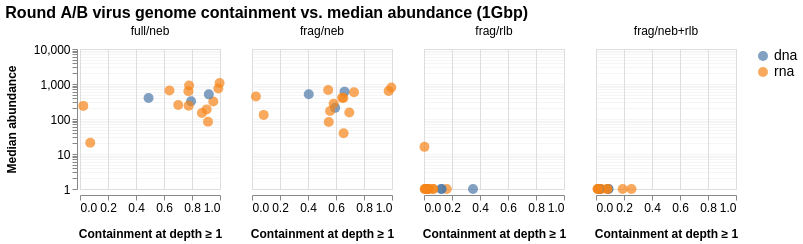

The cell this chart's notebook holds for it:
### Code cell
query_df = (
    pd.read_csv("query.viruses.1G.tsv", sep="\t")
    .query("sample in @highest_yielding_samples_core")
    .query("target != 'TOTAL'")
    .merge(zmrp_df[["name", "category", "genome"]], left_on="target", right_on="name")
    .drop(columns="name")
    .merge(samples_df[["run_name", "full_name", "condition", "replicate"]], left_on="sample", right_on="full_name")
    .drop(columns="full_name")
    .query("run_name == 'Round A/B'")
    .query("median_nz_abundance > 0")

)

col_order = ['full/neb', 'frag/neb', 'frag/rlb', 'frag/neb+rlb']

chart = (
    alt.Chart(query_df)
    .mark_circle(size=100)
    .encode(
        x=alt.X('containment1:Q', 
                title='Containment at depth ≥ 1', 
                scale=alt.Scale(domain=[0, 1])),
        y=alt.Y('median_nz_abundance:Q',
                scale=alt.Scale(type='log'),
                title='Median abundance',
        axis=alt.Axis(gridOpacity=0.3, tickCount=5)),  # Add this line
        color=alt.Color('genome:N', 
                        title='',
                        sort=['dna', 'rna']),
        tooltip=[
            alt.Tooltip('target:N', title='Target'),
            alt.Tooltip('sample:N', title=''),
            alt.Tooltip('protocol:N', title='Protocol'),
            alt.Tooltip('genome:N', title='Genome'),
            alt.Tooltip('containment1:Q', title='Containment', format='.2f'),
            alt.Tooltip('containment1_hits:Q', title='K-mer hits'),
            alt.Tooltip('median_nz_abundance:Q', title='Median abundance'),
            alt.Tooltip('total_syncmers:Q', title='Total syncmers', format=','),
        ]
    )
    .properties(width=140, height=140)
    .facet(
        column=alt.Column('condition:N', 
                          title='',
                          sort=col_order,
                          header=alt.Header(labelFontSize=12, titleFontSize=14)),
    )
    .properties(title='Round A/B virus genome containment vs. median abundance (1Gbp)')
    .configure_axis(labelFontSize=12, titleFontSize=12)
)
chart.save("roundab-1x4.png", scale_factor=2)
chart

### Figure 1 — Vega-Lite specification as saved in the notebook (floating-point values rounded to 4 significant figures)
{"config": {"title": {"fontSize": 16}, "axis": {"labelFontSize": 12, "titleFontSize": 12, "titlePadding": 15}, "header": {"labelFontSize": 14, "titleFontSize": 18}, "legend": {"labelFontSize": 14, "titleFontSize": 14}}, "data": {"name": "data-9790039abe2cd2514f9e72668278e5e5"}, "facet": {"column": {"field": "condition", "header": {"labelFontSize": 12, "titleFontSize": 14}, "sort": ["full/neb", "frag/neb", "frag/rlb", "frag/neb+rlb"], "title": "", "type": "nominal"}}, "spec": {"mark": {"type": "circle", "size": 100}, "encoding": {"color": {"field": "genome", "sort": ["dna", "rna"], "title": "", "type": "nominal"}, "tooltip": [{"field": "target", "title": "Target", "type": "nominal"}, {"field": "sample", "title": "", "type": "nominal"}, {"field": "protocol", "title": "Protocol", "type": "nominal"}, {"field": "genome", "title": "Genome", "type": "nominal"}, {"field": "containment1", "format": ".2f", "title": "Containment", "type": "quantitative"}, {"field": "containment1_hits", "title": "K-mer hits", "type": "quantitative"}, {"field": "median_nz_abundance", "title": "Median abundance", "type": "quantitative"}, {"field": "total_syncmers", "format": ",", "title": "Total syncmers", "type": "quantitative"}], "x": {"field": "containment1", "scale": {"domain": [0, 1]}, "title": "Containment at depth ≥ 1", "type": "quantitative"}, "y": {"axis": {"gridOpacity": 0.3, "tickCount": 5}, "field": "median_nz_abundance", "scale": {"type": "log"}, "title": "Median abundance", "type": "quantitative"}}, "height": 140, "width": 140}, "title": "Round A/B virus genome containment vs. median abundance (1Gbp)", "$schema": "https://vega.github.io/schema/vega-lite/v6.1.0.json", "datasets": {"data-9790039abe2cd2514f9e72668278e5e5": [{"target": "HPIV-2", "sample": "roundab/full/neb/2", "containment1": 0.997, "containment1_hits": 669, "containment10": 0.9881, "containment10_hits": 663, "target_length": 15654, "target_kmers": 671, "median_nz_abundance": 1070, "category": "rna-virus", "genome": "rna", "run_name": "Round A/B", "condition": "full/neb", "replicate": "2"}, {"target": "HPIV-3", "sample": "roundab/full/neb/2", "containment1": 0.9881, "containment1_hits": 663, "containment10": 0.9866, "containment10_hits": 662, "target_length": 15382, "target_kmers": 671, "median_nz_abundance": 748, "category": "rna-virus", "genome": "rna", "run_name": "Round A/B", "condition": "full/neb", "replicate": "2"}, {"target": "HRV-1A", "sample": "roundab/full/neb/2", "containment1": 0.9522, "containment1_hits": 299, "containment10": 0.9299, "containment10_hits": 292, "target_length": 7096, "target_kmers": 314, "median_nz_abundance": 315, "category": "rna-virus", "genome": "rna", "run_name": "Round A/B", "condition": "full/neb", "replicate": "2"}, {"target": "AdV-3", "sample": "roundab/full/neb/2", "containment1": 0.9202, "containment1_hits": 1419, "containment10": 0.8833, "containment10_hits": 1362, "target_length": 35072, "target_kmers": 1542, "median_nz_abundance": 506, "category": "dna-virus", "genome": "dna", "run_name": "Round A/B", "condition": "full/neb", "replicate": "2"}, {"target": "RSV-A", "sample": "roundab/full/neb/2", "containment1": 0.9143, "containment1_hits": 587, "containment10": 0.8583, "containment10_hits": 551, "target_length": 14855, "target_kmers": 642, "median_nz_abundance": 83, "category": "rna-virus", "genome": "rna", "run_name": "Round A/B", "condition": "full/neb", "replicate": "2"}, {"target": "HMPV", "sample": "roundab/full/neb/2", "containment1": 0.9046, "containment1_hits": 512, "containment10": 0.8816, "containment10_hits": 499, "target_length": 13149, "target_kmers": 566, "median_nz_abundance": 188, "category": "rna-virus", "genome": "rna", "run_name": "Round A/B", "condition": "full/neb", "replicate": "2"}, {"target": "HPIV-4", "sample": "roundab/full/neb/2", "containment1": 0.8708, "containment1_hits": 640, "containment10": 0.7701, "containment10_hits": 566, "target_length": 17132, "target_kmers": 735, "median_nz_abundance": 149, "category": "rna-virus", "genome": "rna", "run_name": "Round A/B", "condition": "full/neb", "replicate": "2"}, {"target": "AdV-1", "sample": "roundab/full/neb/2", "containment1": 0.7934, "containment1_hits": 1221, "containment10": 0.7037, "containment10_hits": 1083, "target_length": 35676, "target_kmers": 1539, "median_nz_abundance": 321, "category": "dna-virus", "genome": "dna", "run_name": "Round A/B", "condition": "full/neb", "replicate": "2"}, {"target": "Flu-A-H1N1-NC", "sample": "roundab/full/neb/2", "containment1": 0.7791, "containment1_hits": 448, "containment10": 0.7426, "containment10_hits": 427, "target_length": 13292, "target_kmers": 575, "median_nz_abundance": 908, "category": "rna-virus", "genome": "rna", "run_name": "Round A/B", "condition": "full/neb", "replicate": "2"}, {"target": "HPIV-1", "sample": "roundab/full/neb/2", "containment1": 0.7761, "containment1_hits": 527, "containment10": 0.7437, "containment10_hits": 505, "target_length": 15412, "target_kmers": 679, "median_nz_abundance": 241, "category": "rna-virus", "genome": "rna", "run_name": "Round A/B", "condition": "full/neb", "replicate": "2"}, {"target": "Flu-A-H1N1-NY", "sample": "roundab/full/neb/2", "containment1": 0.7745, "containment1_hits": 443, "containment10": 0.7185, "containment10_hits": 411, "target_length": 13130, "target_kmers": 572, "median_nz_abundance": 618, "category": "rna-virus", "genome": "rna", "run_name": "Round A/B", "condition": "full/neb", "replicate": "2"}, {"target": "Flu-B", "sample": "roundab/full/neb/2", "containment1": 0.7018, "containment1_hits": 433, "containment10": 0.6807, "containment10_hits": 420, "target_length": 14222, "target_kmers": 617, "median_nz_abundance": 250, "category": "rna-virus", "genome": "rna", "run_name": "Round A/B", "condition": "full/neb", "replicate": "2"}, {"target": "Flu-A-H3N2", "sample": "roundab/full/neb/2", "containment1": 0.639, "containment1_hits": 370, "containment10": 0.5838, "containment10_hits": 338, "target_length": 13290, "target_kmers": 579, "median_nz_abundance": 652, "category": "rna-virus", "genome": "rna", "run_name": "Round A/B", "condition": "full/neb", "replicate": "2"}, {"target": "AdV-31", "sample": "roundab/full/neb/2", "containment1": 0.4898, "containment1_hits": 720, "containment10": 0.4408, "containment10_hits": 648, "target_length": 33755, "target_kmers": 1470, "median_nz_abundance": 398, "category": "dna-virus", "genome": "dna", "run_name": "Round A/B", "condition": "full/neb", "replicate": "2"}, {"target": "HCoV-229E", "sample": "roundab/full/neb/2", "containment1": 0.07309, "containment1_hits": 85, "containment10": 0.05933, "containment10_hits": 69, "target_length": 26841, "target_kmers": 1163, "median_nz_abundance": 21, "category": "rna-virus", "genome": "rna", "run_name": "Round A/B", "condition": "full/neb", "replicate": "2"}, {"target": "SARS-CoV-2", "sample": "roundab/full/neb/2", "containment1": 0.02356, "containment1_hits": 31, "containment10": 0.02356, "containment10_hits": 31, "target_length": 29778, "target_kmers": 1316, "median_nz_abundance": 237, "category": "rna-virus", "genome": "rna", "run_name": "Round A/B", "condition": "full/neb", "replicate": "2"}, {"target": "HPIV-2", "sample": "roundab/frag/neb/1", "containment1": 0.9955, "containment1_hits": 668, "containment10": 0.9955, "containment10_hits": 668, "target_length": 15654, "target_kmers": 671, "median_nz_abundance": 790, "category": "rna-virus", "genome": "rna", "run_name": "Round A/B", "condition": "frag/neb", "replicate": "1"}, {"target": "HPIV-3", "sample": "roundab/frag/neb/1", "containment1": 0.9761, "containment1_hits": 655, "containment10": 0.9761, "containment10_hits": 655, "target_length": 15382, "target_kmers": 671, "median_nz_abundance": 630, "category": "rna-virus", "genome": "rna", "run_name": "Round A/B", "condition": "frag/neb", "replicate": "1"}, {"target": "Flu-A-H1N1-NC", "sample": "roundab/frag/neb/1", "containment1": 0.7287, "containment1_hits": 419, "containment10": 0.6696, "containment10_hits": 385, "target_length": 13292, "target_kmers": 575, "median_nz_abundance": 583, "category": "rna-virus", "genome": "rna", "run_name": "Round A/B", "condition": "frag/neb", "replicate": "1"}, {"target": "HPIV-1", "sample": "roundab/frag/neb/1", "containment1": 0.6951, "containment1_hits": 472, "containment10": 0.595, "containment10_hits": 404, "target_length": 15412, "target_kmers": 679, "median_nz_abundance": 154, "category": "rna-virus", "genome": "rna", "run_name": "Round A/B", "condition": "frag/neb", "replicate": "1"}, {"target": "AdV-3", "sample": "roundab/frag/neb/1", "containment1": 0.6608, "containment1_hits": 1019, "containment10": 0.6089, "containment10_hits": 939, "target_length": 35072, "target_kmers": 1542, "median_nz_abundance": 605, "category": "dna-virus", "genome": "dna", "run_name": "Round A/B", "condition": "frag/neb", "replicate": "1"}, {"target": "RSV-A", "sample": "roundab/frag/neb/1", "containment1": 0.6542, "containment1_hits": 420, "containment10": 0.595, "containment10_hits": 382, "target_length": 14855, "target_kmers": 642, "median_nz_abundance": 39, "category": "rna-virus", "genome": "rna", "run_name": "Round A/B", "condition": "frag/neb", "replicate": "1"}, {"target": "HRV-1A", "sample": "roundab/frag/neb/1", "containment1": 0.6529, "containment1_hits": 205, "containment10": 0.6465, "containment10_hits": 203, "target_length": 7096, "target_kmers": 314, "median_nz_abundance": 396, "category": "rna-virus", "genome": "rna", "run_name": "Round A/B", "condition": "frag/neb", "replicate": "1"}, {"target": "Flu-A-H1N1-NY", "sample": "roundab/frag/neb/1", "containment1": 0.6434, "containment1_hits": 368, "containment10": 0.5682, "containment10_hits": 325, "target_length": 13130, "target_kmers": 572, "median_nz_abundance": 407, "category": "rna-virus", "genome": "rna", "run_name": "Round A/B", "condition": "frag/neb", "replicate": "1"}, {"target": "AdV-1", "sample": "roundab/frag/neb/1", "containment1": 0.5939, "containment1_hits": 914, "containment10": 0.525, "containment10_hits": 808, "target_length": 35676, "target_kmers": 1539, "median_nz_abundance": 208, "category": "dna-virus", "genome": "dna", "run_name": "Round A/B", "condition": "frag/neb", "replicate": "1"}, {"target": "HMPV", "sample": "roundab/frag/neb/1", "containment1": 0.583, "containment1_hits": 330, "containment10": 0.5495, "containment10_hits": 311, "target_length": 13149, "target_kmers": 566, "median_nz_abundance": 272, "category": "rna-virus", "genome": "rna", "run_name": "Round A/B", "condition": "frag/neb", "replicate": "1"}, {"target": "Flu-B", "sample": "roundab/frag/neb/1", "containment1": 0.5575, "containment1_hits": 344, "containment10": 0.4182, "containment10_hits": 258, "target_length": 14222, "target_kmers": 617, "median_nz_abundance": 170, "category": "rna-virus", "genome": "rna", "run_name": "Round A/B", "condition": "frag/neb", "replicate": "1"}, {"target": "HPIV-4", "sample": "roundab/frag/neb/1", "containment1": 0.5483, "containment1_hits": 403, "containment10": 0.5252, "containment10_hits": 386, "target_length": 17132, "target_kmers": 735, "median_nz_abundance": 82, "category": "rna-virus", "genome": "rna", "run_name": "Round A/B", "condition": "frag/neb", "replicate": "1"}, {"target": "Flu-A-H3N2", "sample": "roundab/frag/neb/1", "containment1": 0.544, "containment1_hits": 315, "containment10": 0.4646, "containment10_hits": 269, "target_length": 13290, "target_kmers": 579, "median_nz_abundance": 672, "category": "rna-virus", "genome": "rna", "run_name": "Round A/B", "condition": "frag/neb", "replicate": "1"}, {"target": "AdV-31", "sample": "roundab/frag/neb/1", "containment1": 0.4054, "containment1_hits": 596, "containment10": 0.3789, "containment10_hits": 557, "target_length": 33755, "target_kmers": 1470, "median_nz_abundance": 508, "category": "dna-virus", "genome": "dna", "run_name": "Round A/B", "condition": "frag/neb", "replicate": "1"}, {"target": "HCoV-229E", "sample": "roundab/frag/neb/1", "containment1": 0.0834, "containment1_hits": 97, "containment10": 0.07997, "containment10_hits": 93, "target_length": 26841, "target_kmers": 1163, "median_nz_abundance": 131, "category": "rna-virus", "genome": "rna", "run_name": "Round A/B", "condition": "frag/neb", "replicate": "1"}, {"target": "SARS-CoV-2", "sample": "roundab/frag/neb/1", "containment1": 0.02812, "containment1_hits": 37, "containment10": 0.02812, "containment10_hits": 37, "target_length": 29778, "target_kmers": 1316, "median_nz_abundance": 437, "category": "rna-virus", "genome": "rna", "run_name": "Round A/B", "condition": "frag/neb", "replicate": "1"}, {"target": "AdV-3", "sample": "roundab/frag/rlb/1", "containment1": 0.3502, "containment1_hits": 540, "containment10": 0.0, "containment10_hits": 0, "target_length": 35072, "target_kmers": 1542, "median_nz_abundance": 1, "category": "dna-virus", "genome": "dna", "run_name": "Round A/B", "condition": "frag/rlb", "replicate": "1"}, {"target": "HPIV-2", "sample": "roundab/frag/rlb/1", "containment1": 0.1624, "containment1_hits": 109, "containment10": 0.0, "containment10_hits": 0, "target_length": 15654, "target_kmers": 671, "median_nz_abundance": 1, "category": "rna-virus", "genome": "rna", "run_name": "Round A/B", "condition": "frag/rlb", "replicate": "1"}, {"target": "AdV-1", "sample": "roundab/frag/rlb/1", "containment1": 0.1261, "containment1_hits": 194, "containment10": 0.0, "containment10_hits": 0, "target_length": 35676, "target_kmers": 1539, "median_nz_abundance": 1, "category": "dna-virus", "genome": "dna", "run_name": "Round A/B", "condition": "frag/rlb", "replicate": "1"}, {"target": "AdV-31", "sample": "roundab/frag/rlb/1", "containment1": 0.1231, "containment1_hits": 181, "containment10": 0.0, "containment10_hits": 0, "target_length": 33755, "target_kmers": 1470, "median_nz_abundance": 1, "category": "dna-virus", "genome": "dna", "run_name": "Round A/B", "condition": "frag/rlb", "replicate": "1"}, {"target": "HPIV-3", "sample": "roundab/frag/rlb/1", "containment1": 0.06557, "containment1_hits": 44, "containment10": 0.0, "containment10_hits": 0, "target_length": 15382, "target_kmers": 671, "median_nz_abundance": 1, "category": "rna-virus", "genome": "rna", "run_name": "Round A/B", "condition": "frag/rlb", "replicate": "1"}, {"target": "RSV-A", "sample": "roundab/frag/rlb/1", "containment1": 0.06542, "containment1_hits": 42, "containment10": 0.0, "containment10_hits": 0, "target_length": 14855, "target_kmers": 642, "median_nz_abundance": 1, "category": "rna-virus", "genome": "rna", "run_name": "Round A/B", "condition": "frag/rlb", "replicate": "1"}, {"target": "Flu-B", "sample": "roundab/frag/rlb/1", "containment1": 0.03404, "containment1_hits": 21, "containment10": 0.0, "containment10_hits": 0, "target_length": 14222, "target_kmers": 617, "median_nz_abundance": 1, "category": "rna-virus", "genome": "rna", "run_name": "Round A/B", "condition": "frag/rlb", "replicate": "1"}, {"target": "HMPV", "sample": "roundab/frag/rlb/1", "containment1": 0.03004, "containment1_hits": 17, "containment10": 0.0, "containment10_hits": 0, "target_length": 13149, "target_kmers": 566, "median_nz_abundance": 1, "category": "rna-virus", "genome": "rna", "run_name": "Round A/B", "condition": "frag/rlb", "replicate": "1"}, {"target": "HPIV-1", "sample": "roundab/frag/rlb/1", "containment1": 0.02798, "containment1_hits": 19, "containment10": 0.0, "containment10_hits": 0, "target_length": 15412, "target_kmers": 679, "median_nz_abundance": 1, "category": "rna-virus", "genome": "rna", "run_name": "Round A/B", "condition": "frag/rlb", "replicate": "1"}, {"target": "Flu-A-H1N1-NC", "sample": "roundab/frag/rlb/1", "containment1": 0.02435, "containment1_hits": 14, "containment10": 0.0, "containment10_hits": 0, "target_length": 13292, "target_kmers": 575, "median_nz_abundance": 1, "category": "rna-virus", "genome": "rna", "run_name": "Round A/B", "condition": "frag/rlb", "replicate": "1"}, {"target": "HPIV-4", "sample": "roundab/frag/rlb/1", "containment1": 0.01769, "containment1_hits": 13, "containment10": 0.0, "containment10_hits": 0, "target_length": 17132, "target_kmers": 735, "median_nz_abundance": 1, "category": "rna-virus", "genome": "rna", "run_name": "Round A/B", "condition": "frag/rlb", "replicate": "1"}, {"target": "HRV-1A", "sample": "roundab/frag/rlb/1", "containment1": 0.01592, "containment1_hits": 5, "containment10": 0.0, "containment10_hits": 0, "target_length": 7096, "target_kmers": 314, "median_nz_abundance": 1, "category": "rna-virus", "genome": "rna", "run_name": "Round A/B", "condition": "frag/rlb", "replicate": "1"}, {"target": "HCoV-229E", "sample": "roundab/frag/rlb/1", "containment1": 0.0129, "containment1_hits": 15, "containment10": 0.0, "containment10_hits": 0, "target_length": 26841, "target_kmers": 1163, "median_nz_abundance": 1, "category": "rna-virus", "genome": "rna", "run_name": "Round A/B", "condition": "frag/rlb", "replicate": "1"}, {"target": "Flu-A-H1N1-NY", "sample": "roundab/frag/rlb/1", "containment1": 0.00699, "containment1_hits": 4, "containment10": 0.0, "containment10_hits": 0, "target_length": 13130, "target_kmers": 572, "median_nz_abundance": 1, "category": "rna-virus", "genome": "rna", "run_name": "Round A/B", "condition": "frag/rlb", "replicate": "1"}, {"target": "SARS-CoV-2", "sample": "roundab/frag/rlb/1", "containment1": 0.00456, "containment1_hits": 6, "containment10": 0.0, "containment10_hits": 0, "target_length": 29778, "target_kmers": 1316, "median_nz_abundance": 1, "category": "rna-virus", "genome": "rna", "run_name": "Round A/B", "condition": "frag/rlb", "replicate": "1"}, {"target": "Flu-A-H3N2", "sample": "roundab/frag/rlb/1", "containment1": 0.00345, "containment1_hits": 2, "containment10": 0.00173, "containment10_hits": 1, "target_length": 13290, "target_kmers": 579, "median_nz_abundance": 16, "category": "rna-virus", "genome": "rna", "run_name": "Round A/B", "condition": "frag/rlb", "replicate": "1"}, {"target": "HPIV-3", "sample": "roundab/frag/neb+rlb/1", "containment1": 0.2534, "containment1_hits": 170, "containment10": 0.0, "containment10_hits": 0, "target_length": 15382, "target_kmers": 671, "median_nz_abundance": 1, "category": "rna-virus", "genome": "rna", "run_name": "Round A/B", "condition": "frag/neb+rlb", "replicate": "1"}, {"target": "HPIV-2", "sample": "roundab/frag/neb+rlb/1", "containment1": 0.1908, "containment1_hits": 128, "containment10": 0.0, "containment10_hits": 0, "target_length": 15654, "target_kmers": 671, "median_nz_abundance": 1, "category": "rna-virus", "genome": "rna", "run_name": "Round A/B", "condition": "frag/neb+rlb", "replicate": "1"}, {"target": "AdV-1", "sample": "roundab/frag/neb+rlb/1", "containment1": 0.08902, "containment1_hits": 137, "containment10": 0.0, "containment10_hits": 0, "target_length": 35676, "target_kmers": 1539, "median_nz_abundance": 1, "category": "dna-virus", "genome": "dna", "run_name": "Round A/B", "condition": "frag/neb+rlb", "replicate": "1"}, {"target": "AdV-3", "sample": "roundab/frag/neb+rlb/1", "containment1": 0.0882, "containment1_hits": 136, "containment10": 0.0, "containment10_hits": 0, "target_length": 35072, "target_kmers": 1542, "median_nz_abundance": 1, "category": "dna-virus", "genome": "dna", "run_name": "Round A/B", "condition": "frag/neb+rlb", "replicate": "1"}, {"target": "Flu-B", "sample": "roundab/frag/neb+rlb/1", "containment1": 0.08266, "containment1_hits": 51, "containment10": 0.0, "containment10_hits": 0, "target_length": 14222, "target_kmers": 617, "median_nz_abundance": 1, "category": "rna-virus", "genome": "rna", "run_name": "Round A/B", "condition": "frag/neb+rlb", "replicate": "1"}, {"target": "HMPV", "sample": "roundab/frag/neb+rlb/1", "containment1": 0.07951, "containment1_hits": 45, "containment10": 0.0, "containment10_hits": 0, "target_length": 13149, "target_kmers": 566, "median_nz_abundance": 1, "category": "rna-virus", "genome": "rna", "run_name": "Round A/B", "condition": "frag/neb+rlb", "replicate": "1"}, {"target": "Flu-A-H1N1-NY", "sample": "roundab/frag/neb+rlb/1", "containment1": 0.03846, "containment1_hits": 22, "containment10": 0.0, "containment10_hits": 0, "target_length": 13130, "target_kmers": 572, "median_nz_abundance": 1, "category": "rna-virus", "genome": "rna", "run_name": "Round A/B", "condition": "frag/neb+rlb", "replicate": "1"}, {"target": "Flu-A-H1N1-NC", "sample": "roundab/frag/neb+rlb/1", "containment1": 0.0313, "containment1_hits": 18, "containment10": 0.0, "containment10_hits": 0, "target_length": 13292, "target_kmers": 575, "median_nz_abundance": 1, "category": "rna-virus", "genome": "rna", "run_name": "Round A/B", "condition": "frag/neb+rlb", "replicate": "1"}, {"target": "Flu-A-H3N2", "sample": "roundab/frag/neb+rlb/1", "containment1": 0.02763, "containment1_hits": 16, "containment10": 0.00345, "containment10_hits": 2, "target_length": 13290, "target_kmers": 579, "median_nz_abundance": 1, "category": "rna-virus", "genome": "rna", "run_name": "Round A/B", "condition": "frag/neb+rlb", "replicate": "1"}, {"target": "RSV-A", "sample": "roundab/frag/neb+rlb/1", "containment1": 0.02181, "containment1_hits": 14, "containment10": 0.0, "containment10_hits": 0, "target_length": 14855, "target_kmers": 642, "median_nz_abundance": 1, "category": "rna-virus", "genome": "rna", "run_name": "Round A/B", "condition": "frag/neb+rlb", "replicate": "1"}, {"target": "AdV-31", "sample": "roundab/frag/neb+rlb/1", "containment1": 0.01905, "containment1_hits": 28, "containment10": 0.0, "containment10_hits": 0, "target_length": 33755, "target_kmers": 1470, "median_nz_abundance": 1, "category": "dna-virus", "genome": "dna", "run_name": "Round A/B", "condition": "frag/neb+rlb", "replicate": "1"}, {"target": "HPIV-1", "sample": "roundab/frag/neb+rlb/1", "containment1": 0.0162, "containment1_hits": 11, "containment10": 0.0, "containment10_hits": 0, "target_length": 15412, "target_kmers": 679, "median_nz_abundance": 1, "category": "rna-virus", "genome": "rna", "run_name": "Round A/B", "condition": "frag/neb+rlb", "replicate": "1"}, {"target": "HPIV-4", "sample": "roundab/frag/neb+rlb/1", "containment1": 0.01224, "containment1_hits": 9, "containment10": 0.0, "containment10_hits": 0, "target_length": 17132, "target_kmers": 735, "median_nz_abundance": 1, "category": "rna-virus", "genome": "rna", "run_name": "Round A/B", "condition": "frag/neb+rlb", "replicate": "1"}, {"target": "HCoV-229E", "sample": "roundab/frag/neb+rlb/1", "containment1": 0.01118, "containment1_hits": 13, "containment10": 0.0, "containment10_hits": 0, "target_length": 26841, "target_kmers": 1163, "median_nz_abundance": 1, "category": "rna-virus", "genome": "rna", "run_name": "Round A/B", "condition": "frag/neb+rlb", "replicate": "1"}]}}
